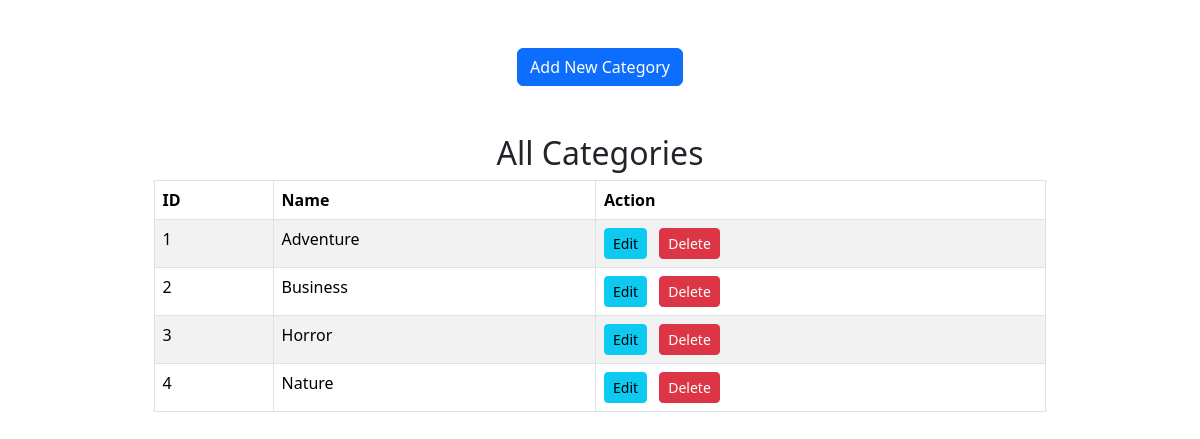
The page /dashboard/author-auth/category/view-category.php on the database its author committed.
### tables this page shows
CREATE TABLE `categories` (
  `category_id` int(11) NOT NULL,
  `category_name` varchar(100) NOT NULL,
  `description` text DEFAULT NULL
);

### dashboard/author-auth/category/view-category.php (the view, shortened to what this page needs)
<link href="https://cdn.jsdelivr.net/npm/bootstrap@5.3.5/dist/css/bootstrap.min.css" rel="stylesheet">
<?php
include "../../assets/includes/db.php";
$sql = "SELECT * FROM categories";
$result = $conn->query($sql);
?>
<div class="text-center mt-5">
    <p><a href="add-category.php" class="btn btn-primary">Add New Category</a></p>
</div>
<div class="container text-center mt-5">
    <h2>All Categories</h2>
    <table class="table table-bordered table-striped mx-auto" style="width: 80%;">
        <thead>
            <tr>
                <th>ID</th>
                <th>Name</th>
                <th>Action</th>
            </tr>
        </thead>
        <tbody>
            <?php while ($row = $result->fetch_assoc()) { ?>
                <tr>
                    <td><?php echo $row['category_id']; ?></td>
                    <td><?php echo $row['category_name']; ?></td>
                    <td>
                        <a href="edit-category.php?id=<?= $row['category_id'] ?>" class="btn btn-info btn-sm me-2">Edit</a>
                        <a href="delete-category.php?id=<?= $row['category_id'] ?>" class="btn btn-danger btn-sm" onclick="return confirm('Are you sure you want to delete this category?');">Delete</a>
                    </td>
                </tr>
            <?php } ?>
        </tbody>
    </table>
</div>

### rows shown on the page
categories: category_id "1", category_name "Adventure"
categories: category_id "2", category_name "Business"
categories: category_id "3", category_name "Horror"
categories: category_id "4", category_name "Nature"
